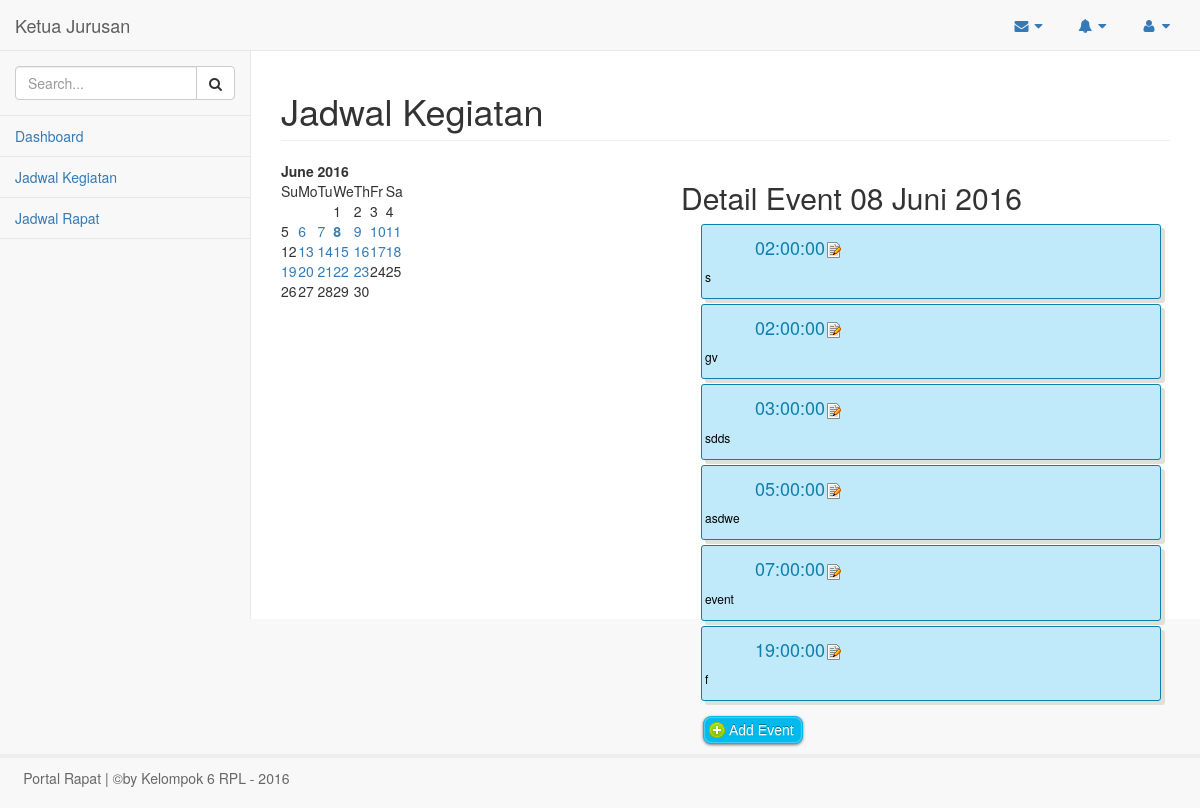
Screenshot of /kajur/evencal with the database file from the repository.
### tables this page shows
CREATE TABLE `event_detail` (
  `idevent` int(20) NOT NULL,
  `event` varchar(500) NOT NULL,
  `event_date` date NOT NULL,
  `event_start` time NOT NULL,
  `id_user` int(20) NOT NULL
);

### application/views/kajur/layout/content.php (called while the page is built, shortened)
<?php
if($isi){
	$this->load->view($isi);
}

### application/views/kajur/layout/wrapper.php (called while the page is built)
<?php
require_once('head.php');
require_once('header.php');
require_once('content.php');
require_once('footer.php');

### application/controllers/kajur/evencal.php (called while the page is built, shortened)
<?php
class Evencal extends CI_Controller {
	function __construct(){
		$this->load->model('admin/model_undangan');
		$this->load->model('evencal_model', 'evencal');
		$this->load->library('calendar', $this->_setting());
	}
	function index($year = null, $month = null, $day = null){
		$year  = (empty($year) || !is_numeric($year))?  date('Y') :  $year;
		$month = (is_numeric($month) &&  $month > 0 && $month < 13)? $month : date('m');
		$day   = (is_numeric($day) &&  $day > 0 && $day < 31)?  $day : date('d');
		$date      = $this->evencal->getDateEvent($year, $month);
		$cur_event = $this->evencal->getEvent($year, $month, $day);
		$data      = array(
						'notes' => $this->calendar->generate($year, $month, $date),
						'year'  => $year,
						'mon'   => $month,
						'month' => $this->_month($month),
						'day'   => $day,
						'events'=> $cur_event,
						'title'=>'Rencana Kegiatan',
						'isi' =>'kajur/calendar/index',
						'jadwal'=>$this->model_undangan->daftarJadwal(),
						'nama_user'=>$this->session->userdata('nama_user')
					);
		$this->load->view('kajur/layout/wrapper', $data);
	}
	function _month($month){
		$month = (int) $month;
		switch($month){
			case 6 : $month = 'Juni'; Break;
		}
		return $month;
	}
	function _setting(){
		return array(
			'start_day' 		=> 'monday',
			'show_next_prev' 	=> true,
			'next_prev_url' 	=> site_url('kajur/evencal/index'),
			'month_type'   		=> 'long',
            'day_type'     		=> 'short',
			'template' 			=> '{table_open}<table class="date">{/table_open}
								   {heading_row_start}&nbsp;{/heading_row_start}
								   {heading_previous_cell}<caption><a href="{previous_url}" class="prev_date" title="Previous Month">&lt;&lt;Prev</a>{/heading_previous_cell}
								   {heading_title_cell}{heading}{/heading_title_cell}
								   {heading_next_cell}<a href="{next_url}" class="next_date"  title="Next Month">Next&gt;&gt;</a></caption>{/heading_next_cell}
								   {heading_row_end}<col class="weekday" span="5"><col class="weekend_sat"><col class="weekend_sun">{/heading_row_end}
								   {week_row_start}<thead><tr>{/week_row_start}
								   {week_day_cell}<th>{week_day}</th>{/week_day_cell}
								   {week_row_end}</tr></thead><tbody>{/week_row_end}
								   {cal_row_start}<tr>{/cal_row_start}
								   {cal_cell_start}<td>{/cal_cell_start}
								   {cal_cell_content}<div class="date_event detail" val="{day}"><span class="date">{day}</span><span class="event d{day}">{content}</span></div>{/cal_cell_content}
								   {cal_cell_content_today}<div class="active_date_event detail" val="{day}"><span class="date">{day}</span><span class="event d{day}">{content}</span></div>{/cal_cell_content_today}
								   {cal_cell_no_content}<div class="no_event detail" val="{day}"><span class="date">{day}</span><span class="event d{day}">&nbsp;</span></div>{/cal_cell_no_content}
								   {cal_cell_no_content_today}<div class="active_no_event detail" val="{day}"><span class="date">{day}</span><span class="event d{day}">&nbsp;</span></div>{/cal_cell_no_content_today}
								   {cal_cell_blank}&nbsp;{/cal_cell_blank}
								   {cal_cell_end}</td>{/cal_cell_end}
								   {cal_row_end}</tr>{/cal_row_end}
								   {table_close}</tbody></table>{/table_close}');
	}
}

### index.php (called while the page is built, shortened)
<?php
require_once BASEPATH.'core/CodeIgniter.php';

### application/models/evencal_model.php (called while the page is built, shortened)
<?php
class Evencal_model extends CI_Model {
	function getEvent($year, $month, $day){
		$day   = ($day < 10 && strlen($day) == 1)? "0$day" : $day;
		$year  = ($month < 10 && strlen($month) == 1) ? "$year-0$month-$day" : "$year-$month-$day";
		$query = $this->db->select('idevent as id, event_start as time, event, id_user')->order_by('event_start')->get_where('event_detail', array('event_date' => $year));
		if($query->num_rows() > 0){
			return $query->result_array();
		}else{
			return null;
		}
	}
}

### application/views/kajur/calendar/index.php (the view, shortened to what this page needs)
<div id="page-wrapper">
	<div class="row">
                <div class="col-lg-12">
                    <h1 class="page-header">Jadwal Kegiatan</h1>
                </div>
    </div>
	<div id="evencal">
        <div class="calendar">
			<?php echo $notes?>
		</div>
        <div class="event_detail">
			<h2 class="s_date">Detail Event <?php echo "$day $month $year";?></h2>
			<div class="detail_event">
				<?php
					if(isset($events)){
						$i = 1;
						foreach($events as $e){
						 if($i % 2 == 0){
								echo '<div class="info2"><h4>'.$e['time'].'<img src="'.base_url().'assets/css/images/edit.png" alt="" title="|id:'.$e['id_user'].'|no:'.$e['id'].'" /></h4><p>'.$e['event'].'</p></div>';
							}else{
								echo '<div class="info2"><h4>'.$e['time'].'<img src="'.base_url().'assets/css/images/edit.png" alt="" title="|id:'.$e['id_user'].'|no:'.$e['id'].'" /></h4><p>'.$e['event'].'</p></div>';
							}
							$i++;
						}
					}else{
						echo '<div class="message"><h4>No Event</h4><p>There\'s no event in this date</p></div>';
					}
				?>
				<input type="button" name="add" value="Add Event" val="<?php echo $day;?>" class="add_event"/>
			</div>
      </div>
	</div>
</div>
</div>

### assets/css/style.css (style rules this page uses)
#evencal { width:900px; margin: 0 auto; }
#evencal div.calendar { float:left; width:400px; }
#evencal div.event_detail { float:left; width:500px; }
.add_event { font-family: Arial, Helvetica, sans-serif; cursor:pointer; font-size: 14px; color: #ffffff; padding: 3px 8px 3px 25px; background: #01b9ec url('images/add.png') no-repeat 5px center; -moz-border-radius: 8px; -webkit-border-radius: 8px; border-radius: 8px; border: 1px solid #01b9ec; -moz-box-shadow: 0px 1px 3px rgba(000,000,000,0.5), inset 0px 0px 2px rgba(255,255,255,1); -webkit-box-shadow: 0px 1px 3px rgba(000,000,000,0.5), inset 0px 0px 2px rgba(255,255,255,1); box-shadow: 0px 1px 3px rgba(000,000,000,0.5), inset 0px 0px 2px rgba(255,255,255,1); text-shadow: 0px -1px 0px rgba(000,000,000,0.4), 0px 1px 0px rgba(255,255,255,0.3); margin: 10px 0 0 22px; }
.info1,.info2,.message { margin:5px 20px 5px 20px; padding:3px;-webkit-border-radius: 3px;-moz-border-radius: 3px;border-radius: 3px;-moz-box-shadow: 4px 4px #dfe1d8;-webkit-box-shadow: 4px 4px #dfe1d8;box-shadow: 4px 4px #dfe1d8; }
h4 { margin:5px 5px 5px 50px;padding:0; font-size:16px; }
p { font-size:12px; color:#000; margin:5px 5px 5px 50px; }
.info2 { border:1px solid #0e7fad;color:#0e7fad;background:#c0e9fa no-repeat; background-position:10px center; }

### rows the page displays
event_detail: event_start "02:00:00", event "s"
event_detail: event_start "02:00:00", event "gv"
event_detail: event_start "03:00:00", event "sdds"
event_detail: event_start "05:00:00", event "asdwe"
event_detail: event_start "07:00:00", event "event"
event_detail: event_start "19:00:00", event "f"

### other values shown
$notes "June 2016 Su Mo Tu We Th Fr Sa 1 2 3 4 5 6 7 8 9 10 11 12 13 14 15 16 17 18 19 20 21 22 23 24 25 26 27 28 29 30"
$day "08"
$month "Juni"
$year "2016"
